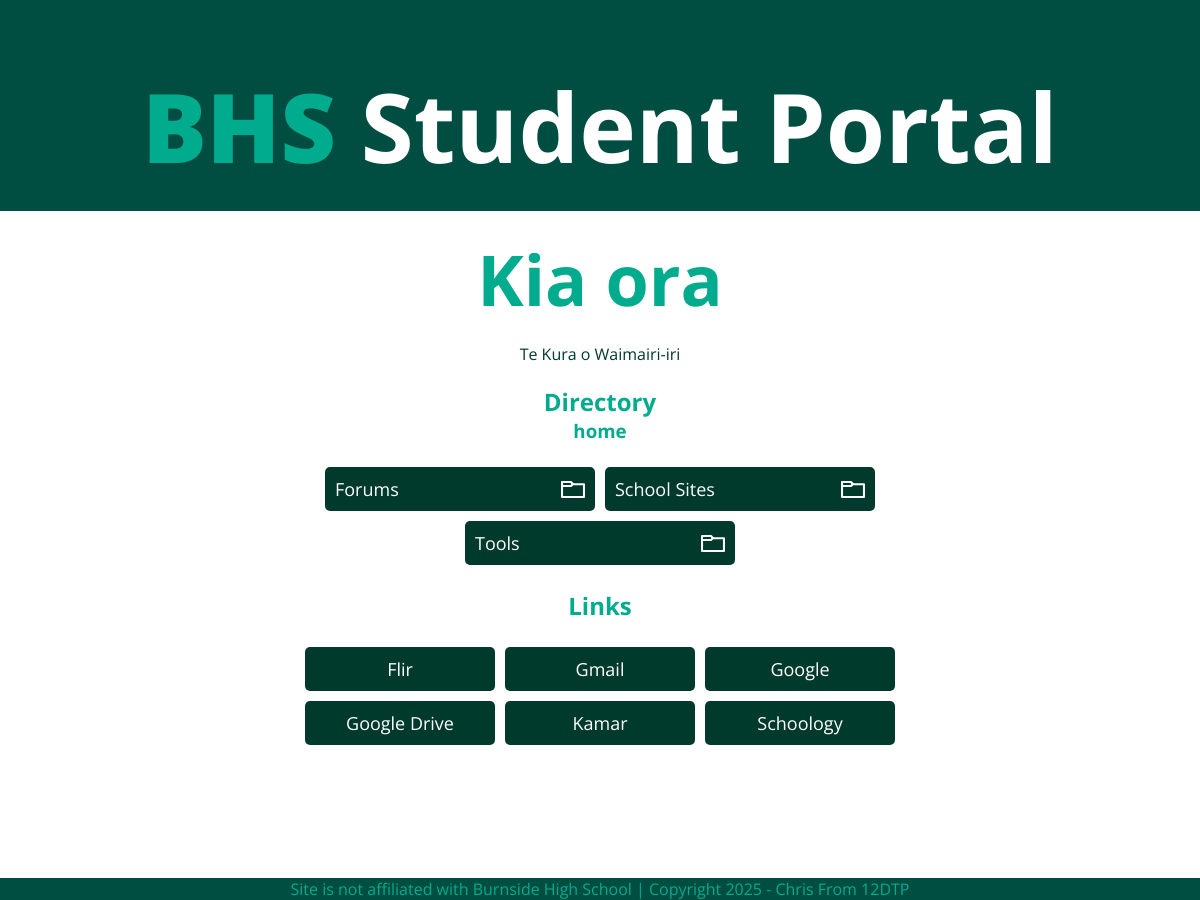
The page /home on the database its author committed.
### tables this page shows
CREATE TABLE sites (name TEXT PRIMARY KEY UNIQUE NOT NULL, URL TEXT UNIQUE, folder TEXT DEFAULT Home REFERENCES folders (name) ON DELETE SET DEFAULT ON UPDATE CASCADE DEFERRABLE INITIALLY IMMEDIATE NOT NULL, icon TEXT);

### main.py (the view)
@app.route('/<string:name>')
def directory(name):
       time = datetime.now().strftime("%H:%M:%S")
       print('\n')
       if ';' in name or '"' in name or "'" in name:
             print(f'[{time}]{RED}[ERROR]{RESET}:{RED} Dangerous characters found in request; cancelling request and returning 403{RESET}')
             abort(403)
       name = name.replace('%', ' ')
       conn = sqlite3.connect('sites.db')
       cur = conn.cursor()
       cur.execute(f'SELECT name, URL FROM sites WHERE folder="{name}" COLLATE NOCASE ORDER BY name ASC;')
       sites = cur.fetchall()
       cur.execute(f'SELECT name, URL, folder, icon FROM folders WHERE folder="{name}" COLLATE NOCASE ORDER BY name ASC;')
       folders = cur.fetchall()
       cur.execute(f'SELECT folder FROM folders WHERE name="{name}" COLLATE NOCASE ORDER BY name ASC;')
       back = cur.fetchall()
       for back in back:
             back = back[0].replace(' ','%' )
       print(f'[{time}]{YELLOW}[DEBUG]{RESET}: Found {BLUE}{len(folders)} folders{RESET} and {BLUE}{len(sites)} links{RESET} in requested folder "{BLUE}{name}{RESET}"') # debug
       if not back:
             print(f'[{time}]{RED}[ERROR]: Requested folder has no upper directory. Either invalid or inaccessible.{RESET}')
             abort(404)
       conn.close()
       return render_template('directory.html', vars=vars, title=name, sites=sites, folders=folders, back=back)

### templates/directory.html (shortened to what this page needs)
{% extends 'layout.html' %}
{% block content %}
<div class="container">
    <h2>Directory</h2>
    <h3>{{ title }}</h3>
    <div class="buttons-container">
        {% for folders in folders %}
            <a href="{{ folders[1] }}">
                <div class="folder-button"><span class="anim-text"  title="{{ folders[0] }}">{{ folders[0][:19] }}</span><span class="icon"><img src="/static/images/folder.svg" alt="folder"></span></div>
            </a>
        {% endfor %}
    </div>
    {% if sites %}
        <h2>Links</h2>
    {% endif %}
    <div class="buttons-container">
        {% for sites in sites %}
            <a href="{{ sites[1] }}" target="_blank" rel="opener">
                <div class="link-button" title="{{ sites[0] }}">{{ sites[0][:19] }}</div>
            </a>
        {% endfor %}
    </div>
</div>
{% endblock %}

### templates/layout.html (shortened to what this page needs)
<!DOCTYPE html>
<html lang="en">
<head>
    <link rel="stylesheet" href="/static/style.css">
</head>
<body>
    {% include 'header.html' %}
    {% block content %}{% endblock %}
    {% include 'boring.html' %}
</body>
</html>

### templates/header.html
<div class="header-background">
    <h1><span>{{ vars['heading_brand'] }}</span> {{ vars['heading'] }}</h1>
</div>
{% if title.title() == "Home" %}
    <h1 class="welcome-message">{{ vars['greeting'] }}</h1>
    <p>{{ vars['slogan'] }}</p>
{% endif %}

### templates/boring.html
<div class="info">
    <p>{{ vars['contact_info'] }}</p>
</div>

### static/style.css (style rules this page uses)
:root { --primary-color: rgb(0,78,66); --secondary-color: rgb(0,171,142); --contrast-color: rgb(0,58,44); --font-color: rgb(255,255,255); --background-color: white; --font: "Open Sans", sans-serif; }
body { text-align: center; color: var(--font-color); background-color: var(--background -color); margin: 0; }
p { color: var(--contrast-color); }
h1 { font-size: 600%; font-weight: bold; margin: 0; }
.header-background { background-color: var(--primary-color); width: 100%; padding-top: 5%; padding-bottom: 20px; }
h2 { color: var(--secondary-color); }
h3 { color: var(--secondary-color); margin-top: -20px; margin-bottom: -px; }
h1, h2, h3, h4, a, p, span { font-family: var(--font); }
span { transition: all --anim-speed; }
h1 span { transition: none; font-weight: bolder; color: var(--secondary-color); }
a { color: var(--font-color); font-size: large; text-decoration: none; text-align: left; display: block; }
.welcome-message { margin-top: 20px; font-size: 70px; color: var(--secondary-color); }
.container { margin-left: auto; margin-right: auto; width: 60%; margin-bottom: 150px; }
.icon { margin: 0px; float: right; image-rendering: optimizeQuality; height: 24px; }
.buttons-container { justify-content: center; display: flex; flex-wrap: wrap; }
.folder-button { background-color: var(--contrast-color); margin: 5px; padding: 10px; border-radius: 5px; width: 250px; max-height: 200px; }
.link-button { background-color: var(--contrast-color); padding: 10px; border-radius: 5px; text-align: center; margin: 5px; width: 170px; }

### rows shown on the page
sites: name "Flir"
sites: name "Gmail"
sites: name "Google"
sites: name "Google Drive"
sites: name "Kamar"
sites: name "Schoology"

### other values the page prints
{{ vars['heading_brand'] }} "BHS"
{{ vars['heading'] }} "Student Portal"
{{ vars['greeting'] }} "Kia ora"
{{ vars['slogan'] }} "Te Kura o Waimairi-iri"
{{ title }} "home"
{{ folders[0][:19] }} "Forums" "School Sites" "Tools"
{{ vars['contact_info'] }} "Site is not affiliated with Burnside High School | Copyright 2025 - Chris From 12DTP"
